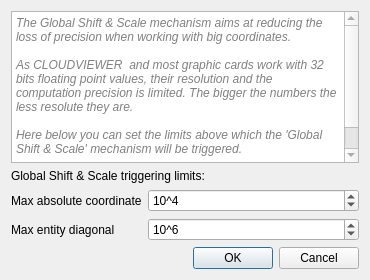
<?xml version="1.0" encoding="UTF-8"?>
<ui version="4.0">
 <class>GlobalShiftSettingsDialog</class>
 <widget class="QDialog" name="GlobalShiftSettingsDialog">
  <property name="geometry">
   <rect>
    <x>0</x>
    <y>0</y>
    <width>370</width>
    <height>280</height>
   </rect>
  </property>
  <property name="windowTitle">
   <string>Global Shift settings</string>
  </property>
  <layout class="QVBoxLayout" name="verticalLayout">
   <item>
    <widget class="QPlainTextEdit" name="plainTextEdit">
     <property name="styleSheet">
      <string notr="true">color: grey; font-style: italic;</string>
     </property>
     <property name="readOnly">
      <bool>true</bool>
     </property>
     <property name="plainText">
      <string>The Global Shift &amp; Scale mechanism aims at reducing the loss of precision when working with big coordinates.

As CLOUDVIEWER  and most graphic cards work with 32 bits floating point values, their resolution and the computation precision is limited. The bigger the numbers the less resolute they are.

Here below you can set the limits above which the 'Global Shift &amp; Scale' mechanism will be triggered.

Note: the diagonal is not tested at loading time.</string>
     </property>
     <property name="textInteractionFlags">
      <set>Qt::NoTextInteraction</set>
     </property>
    </widget>
   </item>
   <item>
    <widget class="QLabel" name="label_3">
     <property name="text">
      <string>Global Shift &amp; Scale triggering limits:</string>
     </property>
    </widget>
   </item>
   <item>
    <layout class="QFormLayout" name="formLayout">
     <item row="0" column="0">
      <widget class="QLabel" name="label">
       <property name="text">
        <string>Max absolute coordinate</string>
       </property>
      </widget>
     </item>
     <item row="0" column="1">
      <widget class="QSpinBox" name="maxAbsCoordSpinBox">
       <property name="toolTip">
        <string>CLOUDVIEWER  will suggest to apply a Global Shift to the loaded entities if their coordinates are above this limit</string>
       </property>
       <property name="suffix">
        <string/>
       </property>
       <property name="prefix">
        <string notr="true">10^</string>
       </property>
       <property name="minimum">
        <number>2</number>
       </property>
       <property name="maximum">
        <number>12</number>
       </property>
       <property name="value">
        <number>4</number>
       </property>
      </widget>
     </item>
     <item row="1" column="0">
      <widget class="QLabel" name="label_2">
       <property name="text">
        <string>Max entity diagonal</string>
       </property>
      </widget>
     </item>
     <item row="1" column="1">
      <widget class="QSpinBox" name="maxAbsDiagSpinBox">
       <property name="toolTip">
        <string>CLOUDVIEWER  will suggest to apply a Global Scale to the loaded entities if their bounding-box diagonal is above this limit</string>
       </property>
       <property name="suffix">
        <string/>
       </property>
       <property name="prefix">
        <string notr="true">10^</string>
       </property>
       <property name="minimum">
        <number>2</number>
       </property>
       <property name="maximum">
        <number>12</number>
       </property>
       <property name="value">
        <number>6</number>
       </property>
      </widget>
     </item>
    </layout>
   </item>
   <item>
    <widget class="QDialogButtonBox" name="buttonBox">
     <property name="orientation">
      <enum>Qt::Horizontal</enum>
     </property>
     <property name="standardButtons">
      <set>QDialogButtonBox::Cancel|QDialogButtonBox::Ok</set>
     </property>
    </widget>
   </item>
  </layout>
 </widget>
 <resources/>
 <connections>
  <connection>
   <sender>buttonBox</sender>
   <signal>accepted()</signal>
   <receiver>GlobalShiftSettingsDialog</receiver>
   <slot>accept()</slot>
   <hints>
    <hint type="sourcelabel">
     <x>248</x>
     <y>254</y>
    </hint>
    <hint type="destinationlabel">
     <x>157</x>
     <y>274</y>
    </hint>
   </hints>
  </connection>
  <connection>
   <sender>buttonBox</sender>
   <signal>rejected()</signal>
   <receiver>GlobalShiftSettingsDialog</receiver>
   <slot>reject()</slot>
   <hints>
    <hint type="sourcelabel">
     <x>316</x>
     <y>260</y>
    </hint>
    <hint type="destinationlabel">
     <x>286</x>
     <y>274</y>
    </hint>
   </hints>
  </connection>
 </connections>
</ui>
